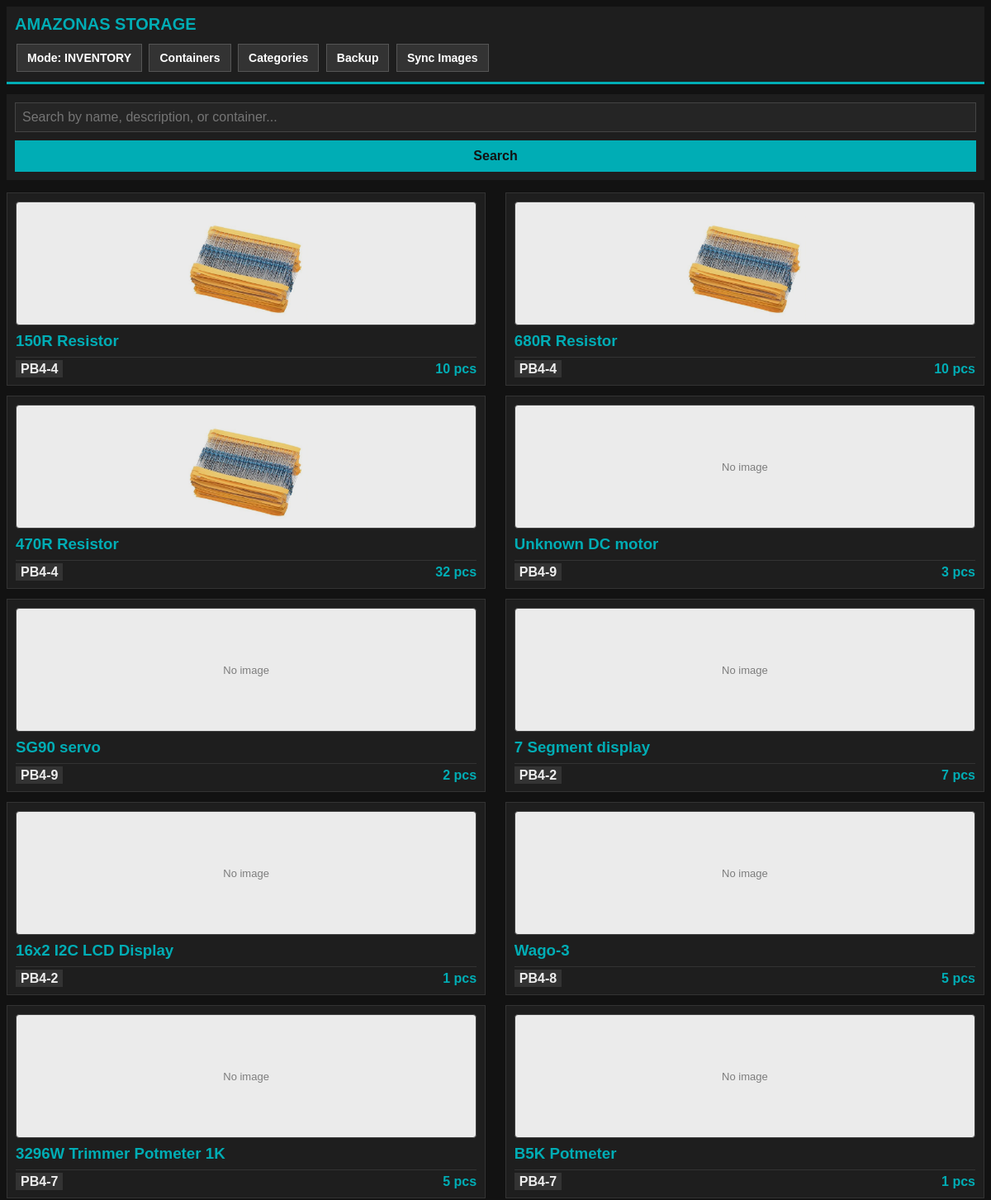
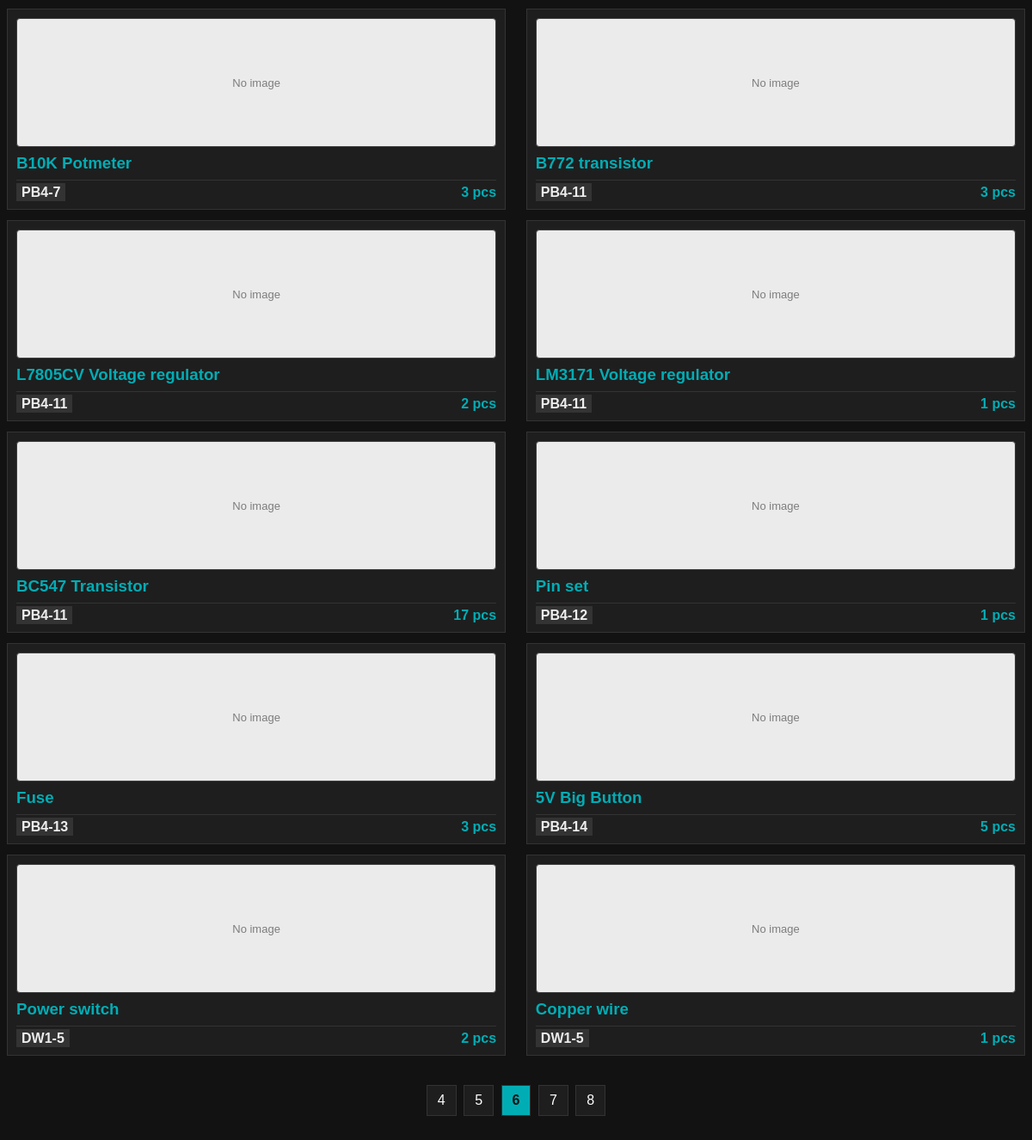
Page /?page=6 on the committed database (2 pictures, top to bottom).
### tables this page shows
CREATE TABLE items (
            id INTEGER PRIMARY KEY AUTOINCREMENT,
            name TEXT NOT NULL,
            description TEXT,
            quantity INTEGER DEFAULT 1,
            container_id TEXT NOT NULL, category_id INTEGER, image_url TEXT, datasheet_url TEXT,
            FOREIGN KEY (container_id) REFERENCES containers (id)
        );

### app.py (the view)
@app.get("/", response_class=HTMLResponse)
async def index(request: Request, q: Optional[str] = None, page: int = Query(1, ge=1)):
    search_query = (q or "").strip()
    config = load_config()
    current_mode = config.get("mode", "inventory")
    items_per_page = 20 if search_query else (3 if current_mode == "edit" else 20)
    db = db_module.get_db()
    base_query = """
        FROM items i
        LEFT JOIN categories c ON i.category_id = c.id
        LEFT JOIN categories p ON c.parent_id = p.id
    """
    where_clause = ""
    params = []
    if search_query:
        where_clause = """ WHERE i.name LIKE ? OR i.description LIKE ? OR i.container_id LIKE ?
                           OR c.name LIKE ? OR p.name LIKE ? """
        params = [f"%{search_query}%"] * 5
    total_found = db.execute(f"SELECT COUNT(*) {base_query} {where_clause}", params).fetchone()[0]
    total_pages = max(1, math.ceil(total_found / items_per_page))
    if page > total_pages:
        page = total_pages
    offset = (page - 1) * items_per_page
    select_query = f"""
        SELECT i.*, c.name as category_name, p.name as parent_category_name
        {base_query} {where_clause}
        ORDER BY i.id DESC
        LIMIT ? OFFSET ?
    """
    items = db.execute(select_query, params + [items_per_page, offset]).fetchall()
    containers = db.execute("SELECT * FROM containers ORDER BY type_code ASC, main_num ASC, sub_num ASC").fetchall()
    subcategories = db.execute("""
        SELECT c.id, c.name, p.name as parent_name
        FROM categories c
        JOIN categories p ON c.parent_id = p.id
        ORDER BY p.name ASC, c.name ASC
    """).fetchall()
    total_items = db.execute("SELECT COUNT(*) FROM items").fetchone()[0]
    total_containers = db.execute("SELECT COUNT(*) FROM containers").fetchone()[0]
    db.close()
    start_p = max(1, page - 2)
    end_p = min(total_pages, page + 2)
    page_range = list(range(start_p, end_p + 1))
    return templates.TemplateResponse(
        request=request,
        name="index.html",
        context={
            "items": items,
            "containers": containers,
            "subcategories": subcategories,
            "search_query": search_query,
            "total_items": total_items,
            "total_containers": total_containers,
            "mode": current_mode,
            "current_page": page,
            "total_pages": total_pages,
            "page_range": page_range
        }
    )

### templates/index.html (shortened to what this page needs)
<!DOCTYPE html PUBLIC "-//W3C//DTD HTML 4.01 Transitional//EN" "http://www.w3.org/TR/html4/loose.dtd">
<html>
<head>
</head>
<body>
    <div class="header">
        <h1>AMAZONAS STORAGE</h1>
        <div>
            <a href="/toggle-mode" class="nav-btn">Mode: {{ mode.upper() }}</a>
            <a href="/containers" class="nav-btn">Containers</a>
            <a href="/categories" class="nav-btn">Categories</a>
            <a href="/backup" class="nav-btn">Backup</a>
            <a href="/sync-images" class="nav-btn">Sync Images</a>
        </div>
    </div>
    <div class="search-box">
        <form method="get" action="/">
            <input type="text" name="q" value="{{ search_query }}" placeholder="Search by name, description, or container...">
            <button type="submit" class="btn">Search</button>
        </form>
    </div>
    <div class="card-container clearfix">
        {% for item in items %}
            <div class="card" id="card-{{ item.id }}">
                {% if mode == 'edit' %}
                    <form method="post" action="/edit-item/{{ item.id }}">
                        <input type="text" name="name" value="{{ item.name }}" required>
                        <textarea name="description" rows="2">{{ item.description or '' }}</textarea>
                        <input type="number" name="quantity" value="{{ item.quantity }}">
                        <select name="container_id">
                            {% for c in containers %}
                                <option value="{{ c.id }}" {% if c.id == item.container_id %}selected{% endif %}>{{ c.id }}</option>
                            {% endfor %}
                        </select>
                        <select name="category_id">
                            <option value="">-- No Category --</option>
                            {% for cat in subcategories %}
                                <option value="{{ cat.id }}" {% if cat.id == item.category_id %}selected{% endif %}>{{ cat.parent_name }} > {{ cat.name }}</option>
                            {% endfor %}
                        </select>
                        <input type="text" id="img-input-{{ item.id }}" name="image_url" value="{{ item.image_url or '' }}" placeholder="Image URL / Filename">
                        <div class="paste-area" onclick="setActivePaste({{ item.id }})" id="paste-zone-{{ item.id }}">
                            Click here, then press <strong>Ctrl+V</strong>
                        </div>
                        <button type="submit" class="btn">Update</button>
                        <button type="submit" formaction="/delete-item/{{ item.id }}" class="btn btn-danger" onclick="return confirm('Delete item?')">Delete</button>
                    </form>
                {% else %}
                    <div class="img-box">
                        {% if item.image_url %}
                            {% if item.image_url.startswith('http') %}
                                <img src="{{ item.image_url }}" alt="Icon">
                            {% else %}
                                <img src="/assets/icon/{{ item.image_url }}" alt="Icon">
                            {% endif %}
                        {% else %}
                            <span style="color: #888888; font-size: 13px;">No image</span>
                        {% endif %}
                    </div>
                    <h3 style="margin: 5px 0; color: #00adb5;">{{ item.name }}</h3>
                    <div style="margin-top: 8px; border-top: 1px solid #333; padding-top: 5px;">
                        <span style="background-color: #333; padding: 2px 6px; font-weight: bold;">{{ item.container_id }}</span>
                        <span style="float: right; font-weight: bold; color: #00adb5;">{{ item.quantity }} pcs</span>
                    </div>
                {% endif %}
            </div>
        {% else %}
            <p style="text-align: center; color: #888;">No results found.</p>
        {% endfor %}
    </div>
    {% if total_pages > 1 %}
    <div class="pagination">
        {% for p in page_range %}
            <a href="/?page={{ p }}{% if search_query %}&q={{ search_query }}{% endif %}" class="{% if p == current_page %}active{% endif %}">{{ p }}</a>
        {% endfor %}
    </div>
    {% endif %}
</body>
</html>

### templates/index.html (style rules this page uses)
* { -webkit-box-sizing: border-box; -moz-box-sizing: border-box; box-sizing: border-box; }
body { font-family: Arial, Helvetica, sans-serif; background-color: #121212; color: #eeeeee; margin: 0; padding: 8px; }
.header { background-color: #1e1e1e; border-bottom: 3px solid #00adb5; padding: 10px; margin-bottom: 12px; }
.header h1 { margin: 0 0 10px 0; color: #00adb5; font-size: 20px; }
.nav-btn { display: inline-block; background-color: #333333; color: #ffffff; text-decoration: none; padding: 8px 12px; margin: 2px; border: 1px solid #555555; font-size: 14px; font-weight: bold; }
.search-box { margin-bottom: 15px; background-color: #1e1e1e; padding: 10px; }
input[type="text"], input[type="number"], select, textarea { background-color: #252525; color: #ffffff; border: 1px solid #444444; padding: 8px; font-size: 16px; margin-bottom: 6px; width: 100%; }
.btn { background-color: #00adb5; color: #121212; border: none; padding: 10px 15px; font-size: 16px; font-weight: bold; cursor: pointer; width: 100%; margin-top: 4px; }
.card-container { width: 100%; }
.card { background-color: #1e1e1e; border: 1px solid #333333; padding: 10px; margin-bottom: 12px; float: left; width: 100%; }
@media screen and (min-width: 600px) { .card { width: 49%; margin-right: 2%; } }
@media screen and (min-width: 600px) { .card:nth-child(2n) { margin-right: 0; } }
.clearfix:after { content: ""; display: table; clear: both; }
.img-box { width: 100%; height: 150px; background-color: #ffffff; border: 1px solid #444444; margin-bottom: 8px; text-align: center; line-height: 150px; overflow: hidden; border-radius: 4px; -webkit-filter: brightness(0.92); filter: brightness(0.92); }
.img-box img { max-width: 100%; max-height: 100%; width: auto; height: auto; vertical-align: middle; display: inline-block; object-fit: contain; }
.pagination { text-align: center; margin: 20px 0; }
.pagination a, .pagination span { display: inline-block; padding: 8px 12px; background-color: #1e1e1e; color: #ffffff; border: 1px solid #333333; text-decoration: none; margin: 2px; }
.pagination .active { background-color: #00adb5; color: #121212; font-weight: bold; }

### rows in the picture
items: image_url (picture), name "150R Resistor", container_id "PB4-4", quantity "10"
items: image_url (picture), name "680R Resistor", container_id "PB4-4", quantity "10"
items: image_url (picture), name "470R Resistor", container_id "PB4-4", quantity "32"
items: image_url "No image", name "Unknown DC motor", container_id "PB4-9", quantity "3"
items: image_url "No image", name "SG90 servo", container_id "PB4-9", quantity "2"
items: image_url "No image", name "7 Segment display", container_id "PB4-2", quantity "7"
items: image_url "No image", name "16x2 I2C LCD Display", container_id "PB4-2", quantity "1"
items: image_url "No image", name "Wago-3", container_id "PB4-8", quantity "5"
items: image_url "No image", name "3296W Trimmer Potmeter 1K", container_id "PB4-7", quantity "5"
items: image_url "No image", name "B5K Potmeter", container_id "PB4-7", quantity "1"
items: image_url "No image", name "B10K Potmeter", container_id "PB4-7", quantity "3"
items: shows "No image", name "B772 transistor", container_id "PB4-11", quantity "3"
items: shows "No image", name "L7805CV Voltage regulator", container_id "PB4-11", quantity "2"
items: shows "No image", name "LM3171 Voltage regulator", container_id "PB4-11", quantity "1"
items: shows "No image", name "BC547 Transistor", container_id "PB4-11", quantity "17"
items: shows "No image", name "Pin set", container_id "PB4-12", quantity "1"
items: shows "No image", name "Fuse", container_id "PB4-13", quantity "3"
items: image_url "No image", name "5V Big Button", container_id "PB4-14", quantity "5"
items: shows "No image", name "Power switch", container_id "DW1-5", quantity "2"
items: shows "No image", name "Copper wire", container_id "DW1-5", quantity "1"

### other values in the picture
{{ mode.upper() }} "INVENTORY"
{{ p }} "4" "5" "6" "7" "8"
